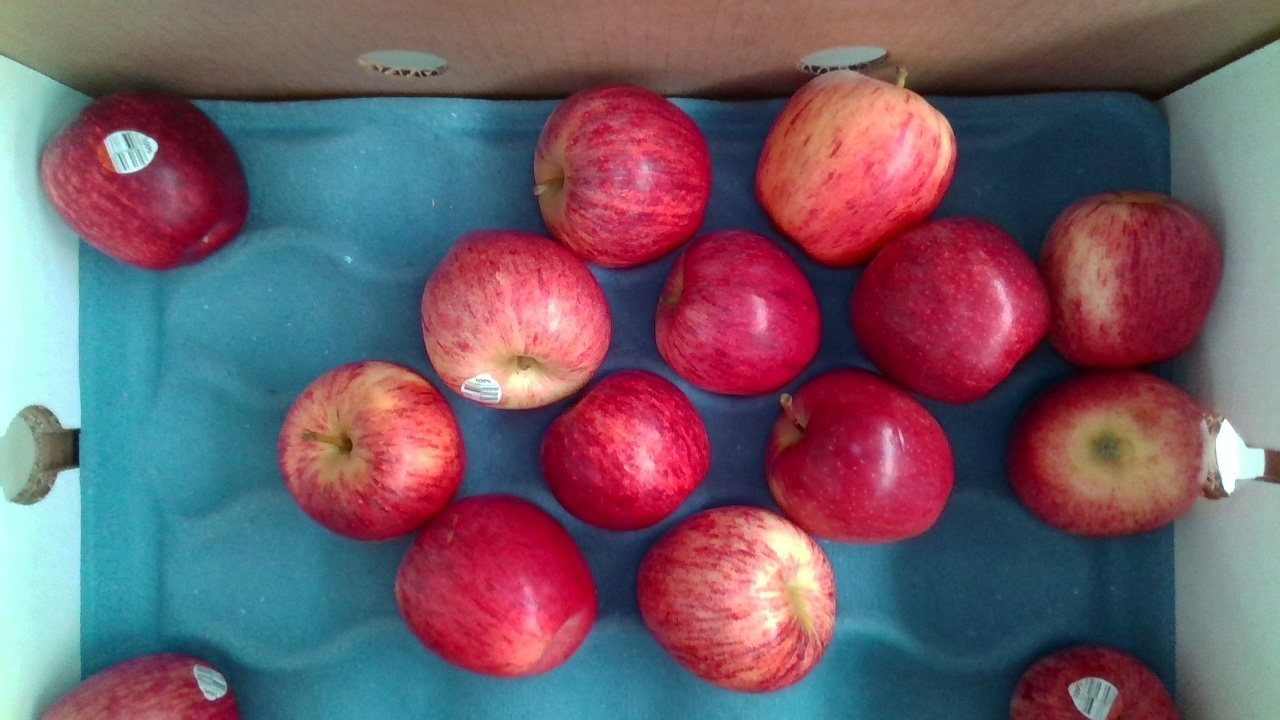
#> input picture 11_feature_matching/py/data/apples.png, 1280 x 720 px
$ python 03_matching.py
#> lines starting #> are read from the running program, lines starting #| are printed output that depends on the picture
import cv2 as cv
import json
import numpy as np
import time


def main():

    # Load image

    img = cv.imread("data/apples.png")
#> img is the input picture: shape (720, 1280, 3); mean B, G, R 104.1, 92.1, 113.9

    if img is None:
        print("ERROR::CV::Could not read image.")
        return

    # Resize image

    rows, cols, channels = img.shape
#> rows = 720; cols = 1280; channels = 3

    rows = rows // 2
#> rows = 360
    cols = cols // 2
#> cols = 640

    img = cv.resize(img, (cols, rows))
#> img: shape (360, 640, 3)

    cv.imshow("img", img)
    cv.waitKey(1)
    cv.imwrite('../images/03/01.PNG', img)

    data = open("data/matched_features.json", "w")

    json_data = {}

    # Apply a transform

    img = np.float32(img)

    p1 = np.float32([[0, 0], [cols, 0], [0, rows], [cols, rows]])
#> p1 = [[0, 0], [640, 0], [0, 360], [640, 360]]
    p2 = np.float32([[100, 0], [cols-100, 0], [0, rows], [cols, rows]])

    M = cv.getPerspectiveTransform(p1, p2)

    print("Transform: {}".format(M))
#| Transform: [[ 6.87500000e-01 -2.77777778e-01  1.00000000e+02]
#|  [ 0.00000000e+00  6.87500000e-01  0.00000000e+00]
#|  [-0.00000000e+00 -8.68055556e-04  1.00000000e+00]]

    transformed_img = cv.warpPerspective(img, M, (cols, rows))
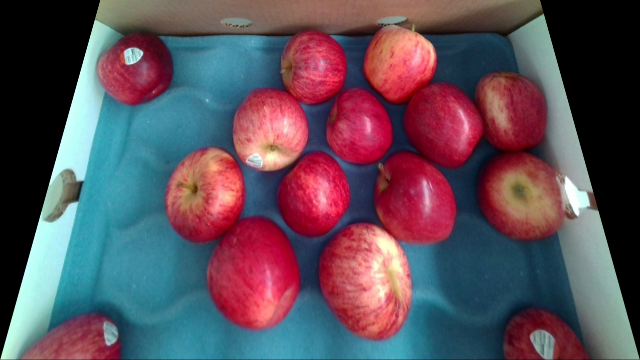
#> transformed_img: shape (360, 640, 3) float32; mean B, G, R 90.1, 78.9, 93.9
    transformed_img = np.uint8(transformed_img)

    cv.imshow("Transformed Image", transformed_img)
    cv.waitKey(1)
    cv.imwrite("data/transformed_img.png", transformed_img)
    cv.imwrite('../images/03/02.PNG', transformed_img)

    # ORB

    img = np.uint8(img)
    transformed_img = np.uint8(transformed_img)

    orb = cv.ORB_create(nfeatures=1000)
    kp1, des1 = orb.detectAndCompute(img, None)
#> kp1 = 956 keypoints; strongest (x, y, size): (77, 72, 37.2), (76, 72, 44.6), (76, 71, 53.6), (77, 73, 64.3)
    kp2, des2 = orb.detectAndCompute(transformed_img, None)
#> kp2 = 967 keypoints; strongest (x, y, size): (142, 52, 31), (141, 52, 44.6), (130, 50, 37.2), (79, 176, 64.3)

    json_data.update({
        "ORB":
        {
            "img1_detected_kepoints": len(kp1),
            "img2_detected_kepoints": len(kp2)
        },
    })

    # BF

    best_matches = 20

    start = time.time()

    bf = cv.BFMatcher()
    matches = bf.match(des1, des2)
#> matches = 956 matches

    elapsed = time.time() - start

    matches = sorted(matches, key=lambda x: x.distance)

    out = cv.drawMatches(img, kp1, transformed_img, kp2,
                         matches[:best_matches], None, [0, 0, 255])
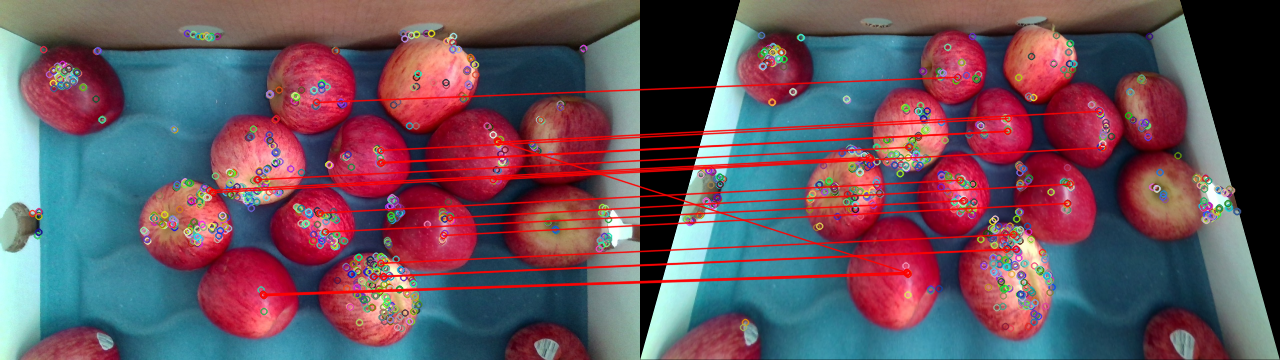
#> out: shape (360, 1280, 3); mean B, G, R 94, 83.3, 105.6

    cv.imshow("BF Matches", out)
    cv.waitKey(1)
    cv.imwrite("data/bf_matched.png", out)
    cv.imwrite('../images/03/03.PNG', out)

    json_data.update({
        "BF":
        {
            "bf_matched_keypoints": len(matches),
            "time_to_match": elapsed
        }

    })

    # FLANN

    FLANN_INDEX_LSH = 6
    index_settings = dict(algorithm=FLANN_INDEX_LSH,
                          table_number=6,
                          key_size=12,
                          multi_probe_level=1)
    search_settings = dict(checks=50)

    start = time.time()

    flann = cv.FlannBasedMatcher(index_settings, search_settings)
    matches = flann.match(des1, des2)

    elapsed = time.time() - start

    matches = sorted(matches, key=lambda x: x.distance)

    out = cv.drawMatches(img, kp1, transformed_img, kp2,
                         matches[:best_matches], None, [0, 0, 255])
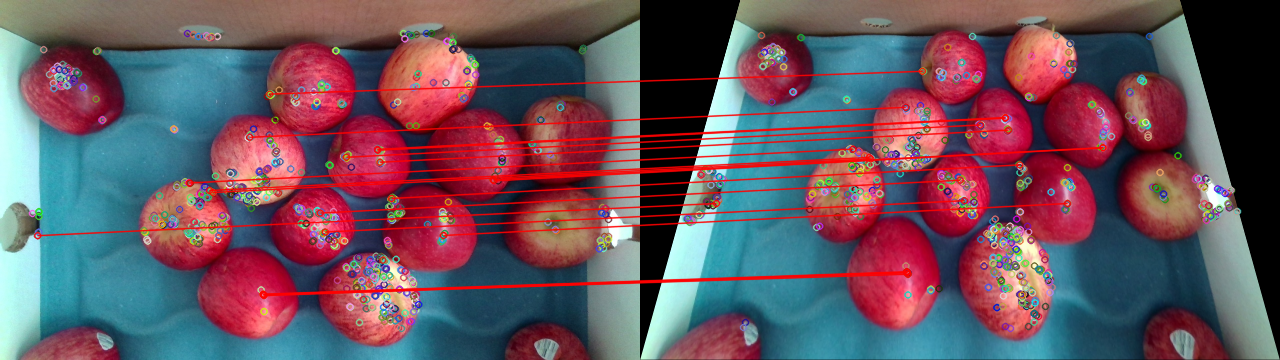
#> out: shape (360, 1280, 3); mean B, G, R 94.2, 83.3, 105.6

    cv.imshow("FLANN Matches", out)
    cv.waitKey(0)
    cv.imwrite("data/flann_matched.png", out)
    cv.imwrite('../images/03/04.PNG', out)

    json_data.update({
        "FLANN":
        {
            "FLANN_matched_keypoints": len(matches),
            "time_to_match": elapsed

        }

    })

    json.dump(json_data, data)

    cv.destroyAllWindows()

    data.close()
    return


if __name__ == "__main__":

    main()
